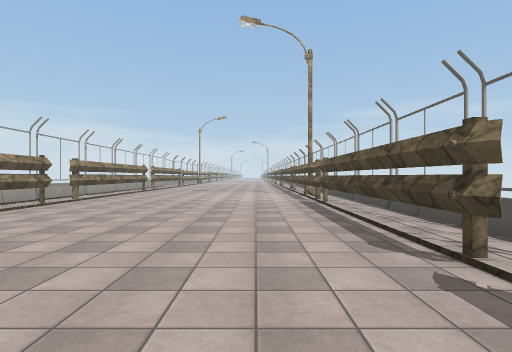
[1] (above)

17 first-person views from a walk through a 3-D level made in the Unity game engine. The camera is 1.5 m above the floor, looks level and sees 80° across. The floor is counted in squares, 2 m on a side. Each view is taken from the middle of a square. On the plan, view 1 faces up. The plan holds only what a view shows up to about 10 squares ahead; the rest is blank. The place goes on beyond the plan. The player is left out. Surface patterns are stand-ins for the level's own textures.

[2]
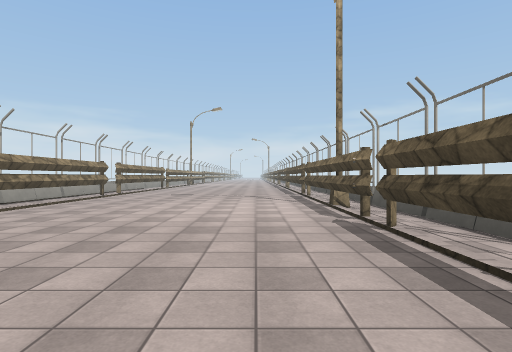

[3]
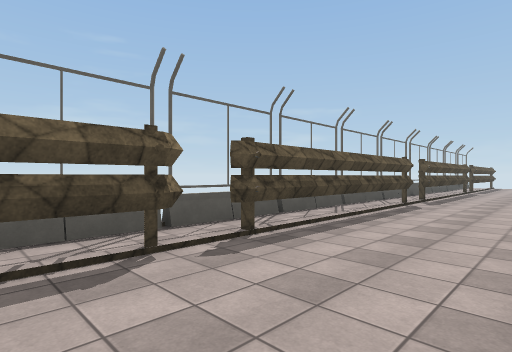

[4]
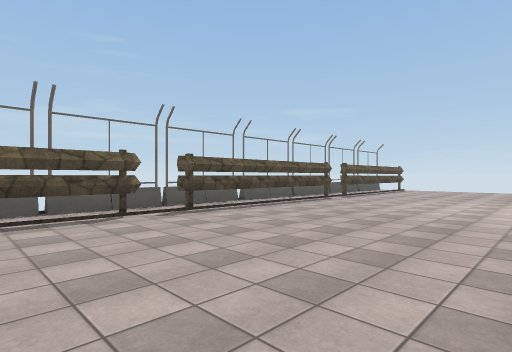

[5]
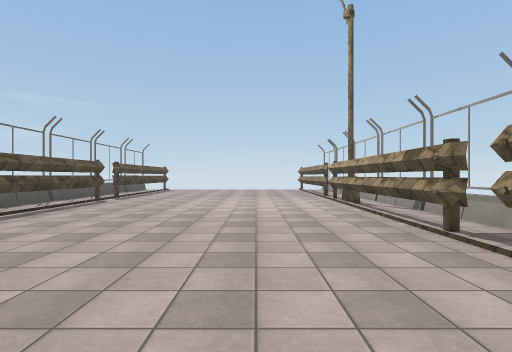

[6]
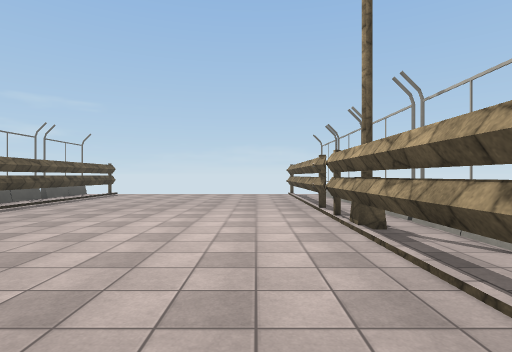

[7]
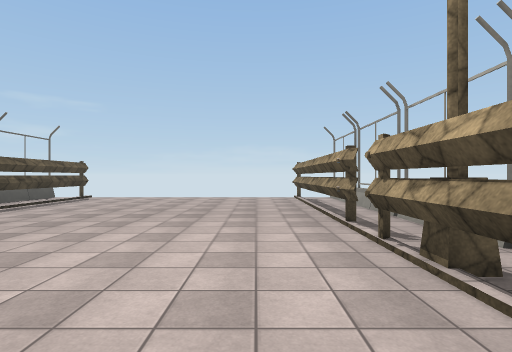

[8]
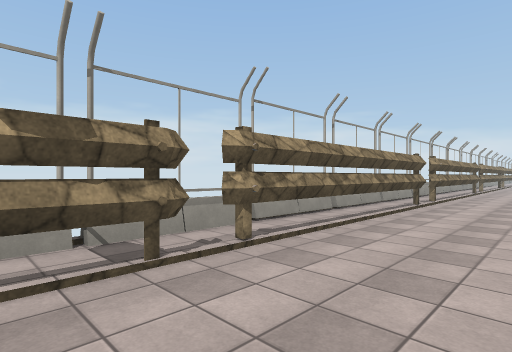

[9]
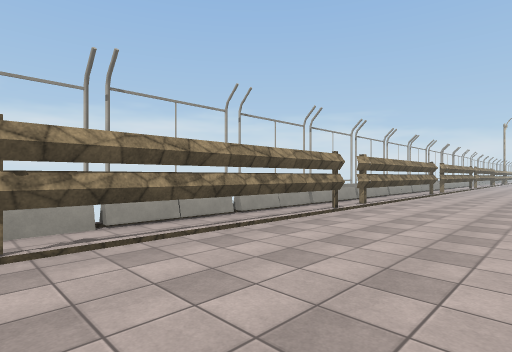

[10]
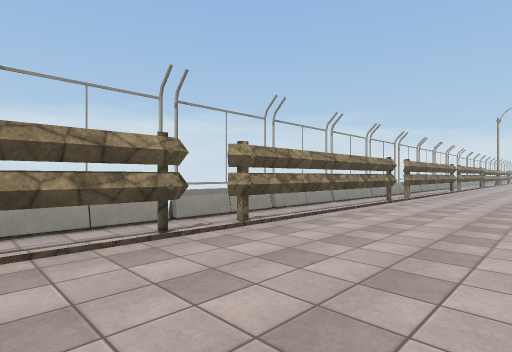

[11]
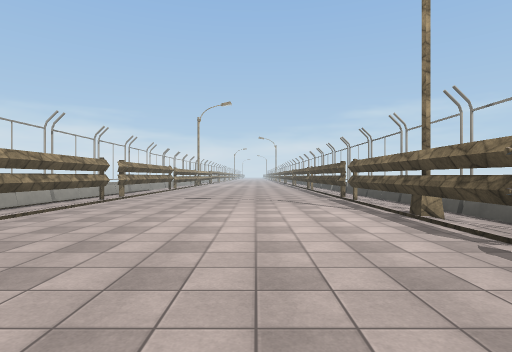

[12]
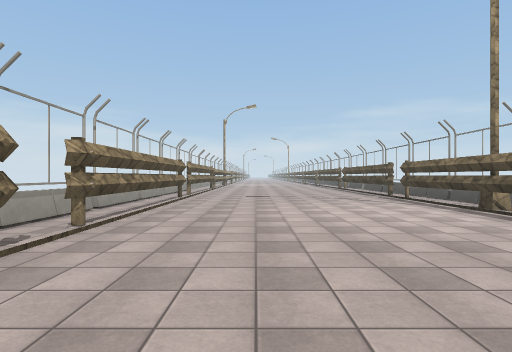

[13]
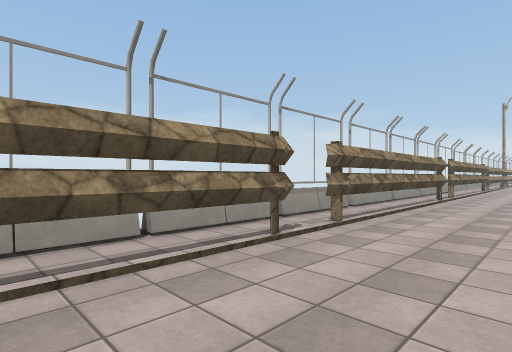

[14]
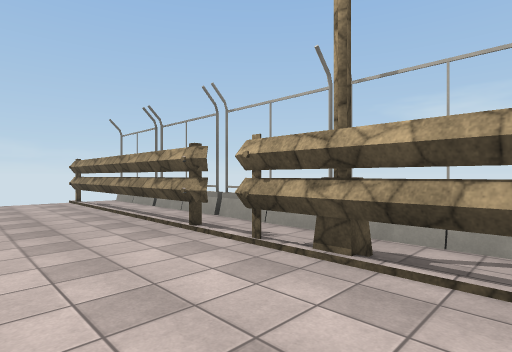

[15]
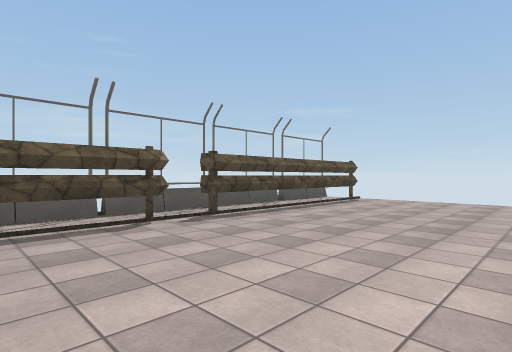

[16]
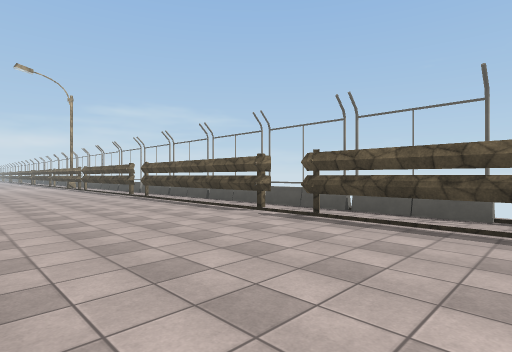

[17]
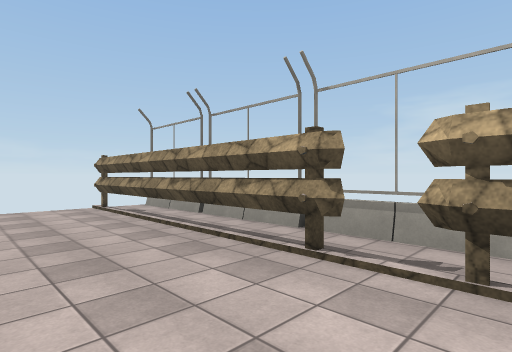

### Floor plan
Key: @ floor where view 1 was taken; # wall or solid block; x gap in a wall; . floor; = window, fence, low wall or low ledge; T thing the floor can be seen under or through.
Columns run from 7 left of view 1 to 3 right of it. Each row starts with its distance up from view 1.
 16 =........#
 15 =........#
 14 x.T......#
 13 =.T......#
 12 x.T......#
 11 =.T......#
 10 =.T......#
  9 #........#
  8 =........#
  7 =.T......#
  6 =.T......#
  5 =.T......#
  4 #.T......##
  3 =.T......##
  2 x.........#
  1 =........##
  0 =.T....@.#
 -1 x.T......#
 -2 #.T......#
 -3 =.T......##
 -4 #.T......##
 -5 #.........=
 -6 #.T......##
 -7 #.T......##
 -8 #.T......#
 -9 #.T......#
-10 #.T......##
-11 #.T......##
-12 #.........=
-13 #.T......##
-14 x.T......##
-15 #.T......#
-16 x.T......#
-17 #.T......#
-18 #.#......#
-19 #

Where each view was taken, in squares from view 1:
view 1: 0 up, 0 right, facing up
view 2: 4 up, 0 right, facing up
view 3: 4 up, 1 left, facing down-right
view 4: 2 down, 4 left, facing down-right
view 5: 2 down, 3 left, facing down
view 6: 6 down, 4 left, facing down
view 7: 8 down, 4 left, facing down
view 8: 7 down, 3 left, facing up-left
view 9: 5 down, 2 left, facing up-left
view 10: 1 down, 2 left, facing up-left
view 11: 6 up, 1 left, facing up
view 12: 5 up, 3 left, facing up
view 13: 5 up, 3 left, facing up-left
view 14: 9 down, 3 left, facing down-left
view 15: 9 down, 3 left, facing down-right
view 16: 9 down, 3 left, facing up-right
view 17: 11 down, 3 left, facing down-left
